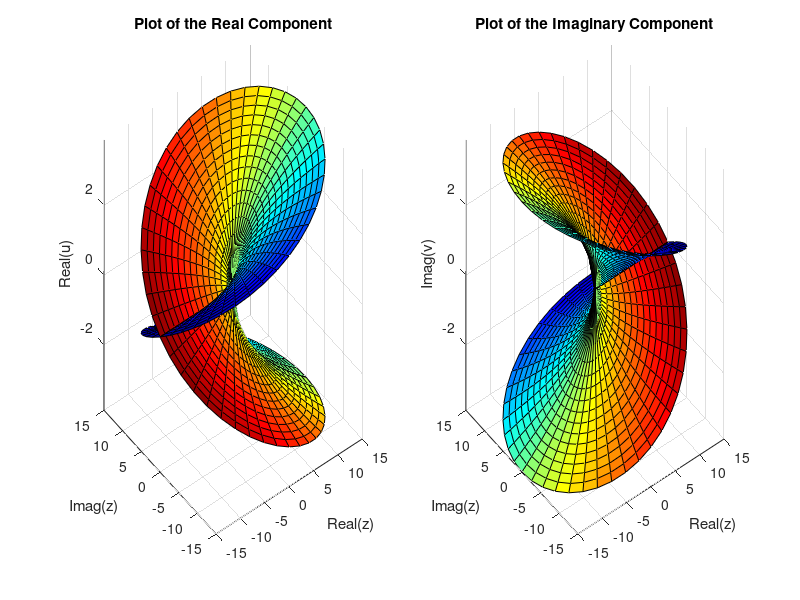

Write the MATLAB code that produced this figure.
% Rieman surface for f(z) = sqrt(z)


% create a matrix of complex inputs
r = (0:1:15)';    

theta = pi*(-2:0.05:2);
z = r*exp(1i*theta);

% calculate the complex outputs
w = sqrt(r)*exp(1i*theta/2);

figure('Name','Graphique complexe','units','normalized','outerposition',[ 0.08 0.1 0.8 0.55]);
subplot(121)

% visualize the complex function using surf
surf(real(z),imag(z),real(w),imag(w))    
xlabel('Real(z)')
ylabel('Imag(z)')
zlabel('Real(u)')
title('Plot of the Real Component')

% gradient from blue to red
colormap jet   
axis tight


% visualize the complex function using surf
subplot(122)
surf(real(z),imag(z),imag(w),real(w)) 

xlabel('Real(z)')
ylabel('Imag(z)')
zlabel('Imag(v)')
title('Plot of the Imaginary Component')

% gradient from blue to red
colormap jet      
axis tight
